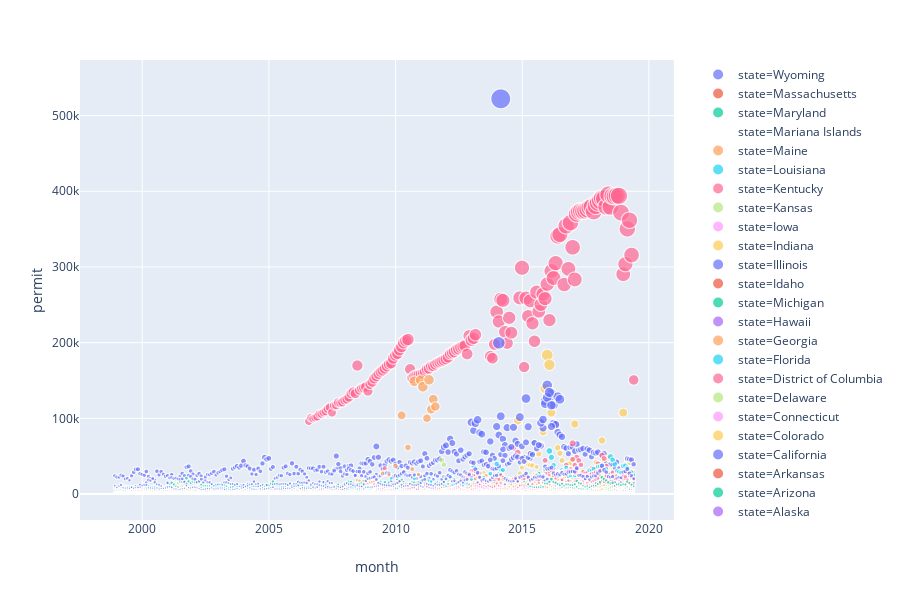

The code cell stored with this chart in its notebook:
### Code cell
# Create animated plot a la Hans Roslin mode... source https://mlwhiz.com/blog/2019/05/05/plotly_express/
import plotly_express as px

# Replacing NaN to 0 in df as some date may have NaN
df_fa_s['permit']=df_fa_s['permit'].replace(np.nan, 0)

permits_by_states=df_fa_s[['month','year','state','permit']]
df_fa_s = df_fa_s.reset_index(drop=True)
#permits_by_states
#Converting month from object to integer
#df_fa_s['month'].astype(int)

#df_fa_s
#px.scatter(permits_by_states,x='month',y='permit')

# px.scatter(permits_by_states,x='month',y='permit',color='state')

# px.scatter(permits_by_states,x='month',y='permit',color='state')

px.scatter(permits_by_states,x='month',y='permit',color='state',size='permit')

#px.scatter(permits_by_states,x='year',y='permit',color='state',size='permit',symbol='state',animation_frame='year', animation_group='state',range_x=[0,25],range_y=[0,500000],text='state')

#df_fa_s.dtypes

### Figure 1 — Plotly figure (JSON) as saved in the notebook; plotly's stock layout.template omitted (floating-point values rounded to 4 significant figures; data arrays with more than 128 entries replaced by an {"elided": "..."} marker saying what was removed)
{"data": [{"hoverlabel": {"namelength": 0}, "hovertemplate": "state=Wyoming<br>month=%{x}<br>permit=%{marker.size}", "legendgroup": "state=Wyoming", "marker": {"color": "#636efa", "size": {"elided": "248 int values"}, "sizemode": "area", "sizeref": 1305.0, "symbol": "circle"}, "mode": "markers", "name": "state=Wyoming", "showlegend": true, "type": "scattergl", "x": {"elided": "248 str values"}, "xaxis": "x", "y": {"elided": "248 int values"}, "yaxis": "y"}, {"hoverlabel": {"namelength": 0}, "hovertemplate": "state=Massachusetts<br>month=%{x}<br>permit=%{marker.size}", "legendgroup": "state=Massachusetts", "marker": {"color": "#EF553B", "size": {"elided": "248 int values"}, "sizemode": "area", "sizeref": 1305.0, "symbol": "circle"}, "mode": "markers", "name": "state=Massachusetts", "showlegend": true, "type": "scattergl", "x": {"elided": "248 str values"}, "xaxis": "x", "y": {"elided": "248 int values"}, "yaxis": "y"}, {"hoverlabel": {"namelength": 0}, "hovertemplate": "state=Maryland<br>month=%{x}<br>permit=%{marker.size}", "legendgroup": "state=Maryland", "marker": {"color": "#00cc96", "size": {"elided": "248 int values"}, "sizemode": "area", "sizeref": 1305.0, "symbol": "circle"}, "mode": "markers", "name": "state=Maryland", "showlegend": true, "type": "scattergl", "x": {"elided": "248 str values"}, "xaxis": "x", "y": {"elided": "248 int values"}, "yaxis": "y"}, {"hoverlabel": {"namelength": 0}, "hovertemplate": "state=Mariana Islands<br>month=%{x}<br>permit=%{marker.size}", "legendgroup": "state=Mariana Islands", "marker": {"color": "#ab63fa", "size": {"elided": "248 int values"}, "sizemode": "area", "sizeref": 1305.0, "symbol": "circle"}, "mode": "markers", "name": "state=Mariana Islands", "showlegend": true, "type": "scattergl", "x": {"elided": "248 str values"}, "xaxis": "x", "y": {"elided": "248 int values"}, "yaxis": "y"}, {"hoverlabel": {"namelength": 0}, "hovertemplate": "state=Maine<br>month=%{x}<br>permit=%{marker.size}", "legendgroup": "state=Maine", "marker": {"color": "#FFA15A", "size": {"elided": "248 int values"}, "sizemode": "area", "sizeref": 1305.0, "symbol": "circle"}, "mode": "markers", "name": "state=Maine", "showlegend": true, "type": "scattergl", "x": {"elided": "248 str values"}, "xaxis": "x", "y": {"elided": "248 int values"}, "yaxis": "y"}, {"hoverlabel": {"namelength": 0}, "hovertemplate": "state=Louisiana<br>month=%{x}<br>permit=%{marker.size}", "legendgroup": "state=Louisiana", "marker": {"color": "#19d3f3", "size": {"elided": "248 int values"}, "sizemode": "area", "sizeref": 1305.0, "symbol": "circle"}, "mode": "markers", "name": "state=Louisiana", "showlegend": true, "type": "scattergl", "x": {"elided": "248 str values"}, "xaxis": "x", "y": {"elided": "248 int values"}, "yaxis": "y"}, {"hoverlabel": {"namelength": 0}, "hovertemplate": "state=Kentucky<br>month=%{x}<br>permit=%{marker.size}", "legendgroup": "state=Kentucky", "marker": {"color": "#FF6692", "size": {"elided": "248 int values"}, "sizemode": "area", "sizeref": 1305.0, "symbol": "circle"}, "mode": "markers", "name": "state=Kentucky", "showlegend": true, "type": "scattergl", "x": {"elided": "248 str values"}, "xaxis": "x", "y": {"elided": "248 int values"}, "yaxis": "y"}, {"hoverlabel": {"namelength": 0}, "hovertemplate": "state=Kansas<br>month=%{x}<br>permit=%{marker.size}", "legendgroup": "state=Kansas", "marker": {"color": "#B6E880", "size": {"elided": "248 int values"}, "sizemode": "area", "sizeref": 1305.0, "symbol": "circle"}, "mode": "markers", "name": "state=Kansas", "showlegend": true, "type": "scattergl", "x": {"elided": "248 str values"}, "xaxis": "x", "y": {"elided": "248 int values"}, "yaxis": "y"}, {"hoverlabel": {"namelength": 0}, "hovertemplate": "state=Iowa<br>month=%{x}<br>permit=%{marker.size}", "legendgroup": "state=Iowa", "marker": {"color": "#FF97FF", "size": {"elided": "248 int values"}, "sizemode": "area", "sizeref": 1305.0, "symbol": "circle"}, "mode": "markers", "name": "state=Iowa", "showlegend": true, "type": "scattergl", "x": {"elided": "248 str values"}, "xaxis": "x", "y": {"elided": "248 int values"}, "yaxis": "y"}, {"hoverlabel": {"namelength": 0}, "hovertemplate": "state=Indiana<br>month=%{x}<br>permit=%{marker.size}", "legendgroup": "state=Indiana", "marker": {"color": "#FECB52", "size": {"elided": "248 int values"}, "sizemode": "area", "sizeref": 1305.0, "symbol": "circle"}, "mode": "markers", "name": "state=Indiana", "showlegend": true, "type": "scattergl", "x": {"elided": "248 str values"}, "xaxis": "x", "y": {"elided": "248 int values"}, "yaxis": "y"}, {"hoverlabel": {"namelength": 0}, "hovertemplate": "state=Illinois<br>month=%{x}<br>permit=%{marker.size}", "legendgroup": "state=Illinois", "marker": {"color": "#636efa", "size": {"elided": "248 int values"}, "sizemode": "area", "sizeref": 1305.0, "symbol": "circle"}, "mode": "markers", "name": "state=Illinois", "showlegend": true, "type": "scattergl", "x": {"elided": "248 str values"}, "xaxis": "x", "y": {"elided": "248 int values"}, "yaxis": "y"}, {"hoverlabel": {"namelength": 0}, "hovertemplate": "state=Idaho<br>month=%{x}<br>permit=%{marker.size}", "legendgroup": "state=Idaho", "marker": {"color": "#EF553B", "size": {"elided": "248 int values"}, "sizemode": "area", "sizeref": 1305.0, "symbol": "circle"}, "mode": "markers", "name": "state=Idaho", "showlegend": true, "type": "scattergl", "x": {"elided": "248 str values"}, "xaxis": "x", "y": {"elided": "248 int values"}, "yaxis": "y"}, {"hoverlabel": {"namelength": 0}, "hovertemplate": "state=Michigan<br>month=%{x}<br>permit=%{marker.size}", "legendgroup": "state=Michigan", "marker": {"color": "#00cc96", "size": {"elided": "248 int values"}, "sizemode": "area", "sizeref": 1305.0, "symbol": "circle"}, "mode": "markers", "name": "state=Michigan", "showlegend": true, "type": "scattergl", "x": {"elided": "248 str values"}, "xaxis": "x", "y": {"elided": "248 int values"}, "yaxis": "y"}, {"hoverlabel": {"namelength": 0}, "hovertemplate": "state=Hawaii<br>month=%{x}<br>permit=%{marker.size}", "legendgroup": "state=Hawaii", "marker": {"color": "#ab63fa", "size": {"elided": "248 int values"}, "sizemode": "area", "sizeref": 1305.0, "symbol": "circle"}, "mode": "markers", "name": "state=Hawaii", "showlegend": true, "type": "scattergl", "x": {"elided": "248 str values"}, "xaxis": "x", "y": {"elided": "248 int values"}, "yaxis": "y"}, {"hoverlabel": {"namelength": 0}, "hovertemplate": "state=Georgia<br>month=%{x}<br>permit=%{marker.size}", "legendgroup": "state=Georgia", "marker": {"color": "#FFA15A", "size": {"elided": "248 int values"}, "sizemode": "area", "sizeref": 1305.0, "symbol": "circle"}, "mode": "markers", "name": "state=Georgia", "showlegend": true, "type": "scattergl", "x": {"elided": "248 str values"}, "xaxis": "x", "y": {"elided": "248 int values"}, "yaxis": "y"}, {"hoverlabel": {"namelength": 0}, "hovertemplate": "state=Florida<br>month=%{x}<br>permit=%{marker.size}", "legendgroup": "state=Florida", "marker": {"color": "#19d3f3", "size": {"elided": "248 int values"}, "sizemode": "area", "sizeref": 1305.0, "symbol": "circle"}, "mode": "markers", "name": "state=Florida", "showlegend": true, "type": "scattergl", "x": {"elided": "248 str values"}, "xaxis": "x", "y": {"elided": "248 int values"}, "yaxis": "y"}, {"hoverlabel": {"namelength": 0}, "hovertemplate": "state=District of Columbia<br>month=%{x}<br>permit=%{marker.size}", "legendgroup": "state=District of Columbia", "marker": {"color": "#FF6692", "size": {"elided": "248 int values"}, "sizemode": "area", "sizeref": 1305.0, "symbol": "circle"}, "mode": "markers", "name": "state=District of Columbia", "showlegend": true, "type": "scattergl", "x": {"elided": "248 str values"}, "xaxis": "x", "y": {"elided": "248 int values"}, "yaxis": "y"}, {"hoverlabel": {"namelength": 0}, "hovertemplate": "state=Delaware<br>month=%{x}<br>permit=%{marker.size}", "legendgroup": "state=Delaware", "marker": {"color": "#B6E880", "size": {"elided": "248 int values"}, "sizemode": "area", "sizeref": 1305.0, "symbol": "circle"}, "mode": "markers", "name": "state=Delaware", "showlegend": true, "type": "scattergl", "x": {"elided": "248 str values"}, "xaxis": "x", "y": {"elided": "248 int values"}, "yaxis": "y"}, {"hoverlabel": {"namelength": 0}, "hovertemplate": "state=Connecticut<br>month=%{x}<br>permit=%{marker.size}", "legendgroup": "state=Connecticut", "marker": {"color": "#FF97FF", "size": {"elided": "248 int values"}, "sizemode": "area", "sizeref": 1305.0, "symbol": "circle"}, "mode": "markers", "name": "state=Connecticut", "showlegend": true, "type": "scattergl", "x": {"elided": "248 str values"}, "xaxis": "x", "y": {"elided": "248 int values"}, "yaxis": "y"}, {"hoverlabel": {"namelength": 0}, "hovertemplate": "state=Colorado<br>month=%{x}<br>permit=%{marker.size}", "legendgroup": "state=Colorado", "marker": {"color": "#FECB52", "size": {"elided": "248 int values"}, "sizemode": "area", "sizeref": 1305.0, "symbol": "circle"}, "mode": "markers", "name": "state=Colorado", "showlegend": true, "type": "scattergl", "x": {"elided": "248 str values"}, "xaxis": "x", "y": {"elided": "248 int values"}, "yaxis": "y"}, {"hoverlabel": {"namelength": 0}, "hovertemplate": "state=California<br>month=%{x}<br>permit=%{marker.size}", "legendgroup": "state=California", "marker": {"color": "#636efa", "size": {"elided": "248 int values"}, "sizemode": "area", "sizeref": 1305.0, "symbol": "circle"}, "mode": "markers", "name": "state=California", "showlegend": true, "type": "scattergl", "x": {"elided": "248 str values"}, "xaxis": "x", "y": {"elided": "248 int values"}, "yaxis": "y"}, {"hoverlabel": {"namelength": 0}, "hovertemplate": "state=Arkansas<br>month=%{x}<br>permit=%{marker.size}", "legendgroup": "state=Arkansas", "marker": {"color": "#EF553B", "size": {"elided": "248 int values"}, "sizemode": "area", "sizeref": 1305.0, "symbol": "circle"}, "mode": "markers", "name": "state=Arkansas", "showlegend": true, "type": "scattergl", "x": {"elided": "248 str values"}, "xaxis": "x", "y": {"elided": "248 int values"}, "yaxis": "y"}, {"hoverlabel": {"namelength": 0}, "hovertemplate": "state=Arizona<br>month=%{x}<br>permit=%{marker.size}", "legendgroup": "state=Arizona", "marker": {"color": "#00cc96", "size": {"elided": "248 int values"}, "sizemode": "area", "sizeref": 1305.0, "symbol": "circle"}, "mode": "markers", "name": "state=Arizona", "showlegend": true, "type": "scattergl", "x": {"elided": "248 str values"}, "xaxis": "x", "y": {"elided": "248 int values"}, "yaxis": "y"}, {"hoverlabel": {"namelength": 0}, "hovertemplate": "state=Alaska<br>month=%{x}<br>permit=%{marker.size}", "legendgroup": "state=Alaska", "marker": {"color": "#ab63fa", "size": {"elided": "248 int values"}, "sizemode": "area", "sizeref": 1305.0, "symbol": "circle"}, "mode": "markers", "name": "state=Alaska", "showlegend": true, "type": "scattergl", "x": {"elided": "248 str values"}, "xaxis": "x", "y": {"elided": "248 int values"}, "yaxis": "y"}, {"hoverlabel": {"namelength": 0}, "hovertemplate": "state=Alabama<br>month=%{x}<br>permit=%{marker.size}", "legendgroup": "state=Alabama", "marker": {"color": "#FFA15A", "size": {"elided": "248 int values"}, "sizemode": "area", "sizeref": 1305.0, "symbol": "circle"}, "mode": "markers", "name": "state=Alabama", "showlegend": true, "type": "scattergl", "x": {"elided": "248 str values"}, "xaxis": "x", "y": {"elided": "248 int values"}, "yaxis": "y"}, {"hoverlabel": {"namelength": 0}, "hovertemplate": "state=Guam<br>month=%{x}<br>permit=%{marker.size}", "legendgroup": "state=Guam", "marker": {"color": "#19d3f3", "size": {"elided": "248 int values"}, "sizemode": "area", "sizeref": 1305.0, "symbol": "circle"}, "mode": "markers", "name": "state=Guam", "showlegend": true, "type": "scattergl", "x": {"elided": "248 str values"}, "xaxis": "x", "y": {"elided": "248 int values"}, "yaxis": "y"}, {"hoverlabel": {"namelength": 0}, "hovertemplate": "state=Minnesota<br>month=%{x}<br>permit=%{marker.size}", "legendgroup": "state=Minnesota", "marker": {"color": "#FF6692", "size": {"elided": "248 int values"}, "sizemode": "area", "sizeref": 1305.0, "symbol": "circle"}, "mode": "markers", "name": "state=Minnesota", "showlegend": true, "type": "scattergl", "x": {"elided": "248 str values"}, "xaxis": "x", "y": {"elided": "248 int values"}, "yaxis": "y"}, {"hoverlabel": {"namelength": 0}, "hovertemplate": "state=Wisconsin<br>month=%{x}<br>permit=%{marker.size}", "legendgroup": "state=Wisconsin", "marker": {"color": "#B6E880", "size": {"elided": "248 int values"}, "sizemode": "area", "sizeref": 1305.0, "symbol": "circle"}, "mode": "markers", "name": "state=Wisconsin", "showlegend": true, "type": "scattergl", "x": {"elided": "248 str values"}, "xaxis": "x", "y": {"elided": "248 int values"}, "yaxis": "y"}, {"hoverlabel": {"namelength": 0}, "hovertemplate": "state=Missouri<br>month=%{x}<br>permit=%{marker.size}", "legendgroup": "state=Missouri", "marker": {"color": "#FF97FF", "size": {"elided": "248 int values"}, "sizemode": "area", "sizeref": 1305.0, "symbol": "circle"}, "mode": "markers", "name": "state=Missouri", "showlegend": true, "type": "scattergl", "x": {"elided": "248 str values"}, "xaxis": "x", "y": {"elided": "248 int values"}, "yaxis": "y"}, {"hoverlabel": {"namelength": 0}, "hovertemplate": "state=West Virginia<br>month=%{x}<br>permit=%{marker.size}", "legendgroup": "state=West Virginia", "marker": {"color": "#FECB52", "size": {"elided": "248 int values"}, "sizemode": "area", "sizeref": 1305.0, "symbol": "circle"}, "mode": "markers", "name": "state=West Virginia", "showlegend": true, "type": "scattergl", "x": {"elided": "248 str values"}, "xaxis": "x", "y": {"elided": "248 int values"}, "yaxis": "y"}, {"hoverlabel": {"namelength": 0}, "hovertemplate": "state=Washington<br>month=%{x}<br>permit=%{marker.size}", "legendgroup": "state=Washington", "marker": {"color": "#636efa", "size": {"elided": "248 int values"}, "sizemode": "area", "sizeref": 1305.0, "symbol": "circle"}, "mode": "markers", "name": "state=Washington", "showlegend": true, "type": "scattergl", "x": {"elided": "248 str values"}, "xaxis": "x", "y": {"elided": "248 int values"}, "yaxis": "y"}, {"hoverlabel": {"namelength": 0}, "hovertemplate": "state=Virginia<br>month=%{x}<br>permit=%{marker.size}", "legendgroup": "state=Virginia", "marker": {"color": "#EF553B", "size": {"elided": "248 int values"}, "sizemode": "area", "sizeref": 1305.0, "symbol": "circle"}, "mode": "markers", "name": "state=Virginia", "showlegend": true, "type": "scattergl", "x": {"elided": "248 str values"}, "xaxis": "x", "y": {"elided": "248 int values"}, "yaxis": "y"}, {"hoverlabel": {"namelength": 0}, "hovertemplate": "state=Virgin Islands<br>month=%{x}<br>permit=%{marker.size}", "legendgroup": "state=Virgin Islands", "marker": {"color": "#00cc96", "size": {"elided": "248 int values"}, "sizemode": "area", "sizeref": 1305.0, "symbol": "circle"}, "mode": "markers", "name": "state=Virgin Islands", "showlegend": true, "type": "scattergl", "x": {"elided": "248 str values"}, "xaxis": "x", "y": {"elided": "248 int values"}, "yaxis": "y"}, {"hoverlabel": {"namelength": 0}, "hovertemplate": "state=Vermont<br>month=%{x}<br>permit=%{marker.size}", "legendgroup": "state=Vermont", "marker": {"color": "#ab63fa", "size": {"elided": "248 int values"}, "sizemode": "area", "sizeref": 1305.0, "symbol": "circle"}, "mode": "markers", "name": "state=Vermont", "showlegend": true, "type": "scattergl", "x": {"elided": "248 str values"}, "xaxis": "x", "y": {"elided": "248 int values"}, "yaxis": "y"}, {"hoverlabel": {"namelength": 0}, "hovertemplate": "state=Utah<br>month=%{x}<br>permit=%{marker.size}", "legendgroup": "state=Utah", "marker": {"color": "#FFA15A", "size": {"elided": "248 int values"}, "sizemode": "area", "sizeref": 1305.0, "symbol": "circle"}, "mode": "markers", "name": "state=Utah", "showlegend": true, "type": "scattergl", "x": {"elided": "248 str values"}, "xaxis": "x", "y": {"elided": "248 int values"}, "yaxis": "y"}, {"hoverlabel": {"namelength": 0}, "hovertemplate": "state=Texas<br>month=%{x}<br>permit=%{marker.size}", "legendgroup": "state=Texas", "marker": {"color": "#19d3f3", "size": {"elided": "248 int values"}, "sizemode": "area", "sizeref": 1305.0, "symbol": "circle"}, "mode": "markers", "name": "state=Texas", "showlegend": true, "type": "scattergl", "x": {"elided": "248 str values"}, "xaxis": "x", "y": {"elided": "248 int values"}, "yaxis": "y"}, {"hoverlabel": {"namelength": 0}, "hovertemplate": "state=Tennessee<br>month=%{x}<br>permit=%{marker.size}", "legendgroup": "state=Tennessee", "marker": {"color": "#FF6692", "size": {"elided": "248 int values"}, "sizemode": "area", "sizeref": 1305.0, "symbol": "circle"}, "mode": "markers", "name": "state=Tennessee", "showlegend": true, "type": "scattergl", "x": {"elided": "248 str values"}, "xaxis": "x", "y": {"elided": "248 int values"}, "yaxis": "y"}, {"hoverlabel": {"namelength": 0}, "hovertemplate": "state=South Dakota<br>month=%{x}<br>permit=%{marker.size}", "legendgroup": "state=South Dakota", "marker": {"color": "#B6E880", "size": {"elided": "248 int values"}, "sizemode": "area", "sizeref": 1305.0, "symbol": "circle"}, "mode": "markers", "name": "state=South Dakota", "showlegend": true, "type": "scattergl", "x": {"elided": "248 str values"}, "xaxis": "x", "y": {"elided": "248 int values"}, "yaxis": "y"}, {"hoverlabel": {"namelength": 0}, "hovertemplate": "state=South Carolina<br>month=%{x}<br>permit=%{marker.size}", "legendgroup": "state=South Carolina", "marker": {"color": "#FF97FF", "size": {"elided": "248 int values"}, "sizemode": "area", "sizeref": 1305.0, "symbol": "circle"}, "mode": "markers", "name": "state=South Carolina", "showlegend": true, "type": "scattergl", "x": {"elided": "248 str values"}, "xaxis": "x", "y": {"elided": "248 int values"}, "yaxis": "y"}, {"hoverlabel": {"namelength": 0}, "hovertemplate": "state=Rhode Island<br>month=%{x}<br>permit=%{marker.size}", "legendgroup": "state=Rhode Island", "marker": {"color": "#FECB52", "size": {"elided": "248 int values"}, "sizemode": "area", "sizeref": 1305.0, "symbol": "circle"}, "mode": "markers", "name": "state=Rhode Island", "showlegend": true, "type": "scattergl", "x": {"elided": "248 str values"}, "xaxis": "x", "y": {"elided": "248 int values"}, "yaxis": "y"}, {"hoverlabel": {"namelength": 0}, "hovertemplate": "state=Puerto Rico<br>month=%{x}<br>permit=%{marker.size}", "legendgroup": "state=Puerto Rico", "marker": {"color": "#636efa", "size": {"elided": "248 int values"}, "sizemode": "area", "sizeref": 1305.0, "symbol": "circle"}, "mode": "markers", "name": "state=Puerto Rico", "showlegend": true, "type": "scattergl", "x": {"elided": "248 str values"}, "xaxis": "x", "y": {"elided": "248 int values"}, "yaxis": "y"}, {"hoverlabel": {"namelength": 0}, "hovertemplate": "state=Mississippi<br>month=%{x}<br>permit=%{marker.size}", "legendgroup": "state=Mississippi", "marker": {"color": "#EF553B", "size": {"elided": "248 int values"}, "sizemode": "area", "sizeref": 1305.0, "symbol": "circle"}, "mode": "markers", "name": "state=Mississippi", "showlegend": true, "type": "scattergl", "x": {"elided": "248 str values"}, "xaxis": "x", "y": {"elided": "248 int values"}, "yaxis": "y"}, {"hoverlabel": {"namelength": 0}, "hovertemplate": "state=Oregon<br>month=%{x}<br>permit=%{marker.size}", "legendgroup": "state=Oregon", "marker": {"color": "#00cc96", "size": {"elided": "248 int values"}, "sizemode": "area", "sizeref": 1305.0, "symbol": "circle"}, "mode": "markers", "name": "state=Oregon", "showlegend": true, "type": "scattergl", "x": {"elided": "248 str values"}, "xaxis": "x", "y": {"elided": "248 int values"}, "yaxis": "y"}, {"hoverlabel": {"namelength": 0}, "hovertemplate": "state=Montana<br>month=%{x}<br>permit=%{marker.size}", "legendgroup": "state=Montana", "marker": {"color": "#ab63fa", "size": {"elided": "248 int values"}, "sizemode": "area", "sizeref": 1305.0, "symbol": "circle"}, "mode": "markers", "name": "state=Montana", "showlegend": true, "type": "scattergl", "x": {"elided": "248 str values"}, "xaxis": "x", "y": {"elided": "248 int values"}, "yaxis": "y"}, {"hoverlabel": {"namelength": 0}, "hovertemplate": "state=Nebraska<br>month=%{x}<br>permit=%{marker.size}", "legendgroup": "state=Nebraska", "marker": {"color": "#FFA15A", "size": {"elided": "248 int values"}, "sizemode": "area", "sizeref": 1305.0, "symbol": "circle"}, "mode": "markers", "name": "state=Nebraska", "showlegend": true, "type": "scattergl", "x": {"elided": "248 str values"}, "xaxis": "x", "y": {"elided": "248 int values"}, "yaxis": "y"}, {"hoverlabel": {"namelength": 0}, "hovertemplate": "state=Nevada<br>month=%{x}<br>permit=%{marker.size}", "legendgroup": "state=Nevada", "marker": {"color": "#19d3f3", "size": {"elided": "248 int values"}, "sizemode": "area", "sizeref": 1305.0, "symbol": "circle"}, "mode": "markers", "name": "state=Nevada", "showlegend": true, "type": "scattergl", "x": {"elided": "248 str values"}, "xaxis": "x", "y": {"elided": "248 int values"}, "yaxis": "y"}, {"hoverlabel": {"namelength": 0}, "hovertemplate": "state=Pennsylvania<br>month=%{x}<br>permit=%{marker.size}", "legendgroup": "state=Pennsylvania", "marker": {"color": "#FF6692", "size": {"elided": "248 int values"}, "sizemode": "area", "sizeref": 1305.0, "symbol": "circle"}, "mode": "markers", "name": "state=Pennsylvania", "showlegend": true, "type": "scattergl", "x": {"elided": "248 str values"}, "xaxis": "x", "y": {"elided": "248 int values"}, "yaxis": "y"}, {"hoverlabel": {"namelength": 0}, "hovertemplate": "state=New Jersey<br>month=%{x}<br>permit=%{marker.size}", "legendgroup": "state=New Jersey", "marker": {"color": "#B6E880", "size": {"elided": "248 int values"}, "sizemode": "area", "sizeref": 1305.0, "symbol": "circle"}, "mode": "markers", "name": "state=New Jersey", "showlegend": true, "type": "scattergl", "x": {"elided": "248 str values"}, "xaxis": "x", "y": {"elided": "248 int values"}, "yaxis": "y"}, {"hoverlabel": {"namelength": 0}, "hovertemplate": "state=New Hampshire<br>month=%{x}<br>permit=%{marker.size}", "legendgroup": "state=New Hampshire", "marker": {"color": "#FF97FF", "size": {"elided": "248 int values"}, "sizemode": "area", "sizeref": 1305.0, "symbol": "circle"}, "mode": "markers", "name": "state=New Hampshire", "showlegend": true, "type": "scattergl", "x": {"elided": "248 str values"}, "xaxis": "x", "y": {"elided": "248 int values"}, "yaxis": "y"}, {"hoverlabel": {"namelength": 0}, "hovertemplate": "state=New York<br>month=%{x}<br>permit=%{marker.size}", "legendgroup": "state=New York", "marker": {"color": "#FECB52", "size": {"elided": "248 int values"}, "sizemode": "area", "sizeref": 1305.0, "symbol": "circle"}, "mode": "markers", "name": "state=New York", "showlegend": true, "type": "scattergl", "x": {"elided": "248 str values"}, "xaxis": "x", "y": {"elided": "248 int values"}, "yaxis": "y"}, {"hoverlabel": {"namelength": 0}, "hovertemplate": "state=North Carolina<br>month=%{x}<br>permit=%{marker.size}", "legendgroup": "state=North Carolina", "marker": {"color": "#636efa", "size": {"elided": "248 int values"}, "sizemode": "area", "sizeref": 1305.0, "symbol": "circle"}, "mode": "markers", "name": "state=North Carolina", "showlegend": true, "type": "scattergl", "x": {"elided": "248 str values"}, "xaxis": "x", "y": {"elided": "248 int values"}, "yaxis": "y"}, {"hoverlabel": {"namelength": 0}, "hovertemplate": "state=North Dakota<br>month=%{x}<br>permit=%{marker.size}", "legendgroup": "state=North Dakota", "marker": {"color": "#EF553B", "size": {"elided": "248 int values"}, "sizemode": "area", "sizeref": 1305.0, "symbol": "circle"}, "mode": "markers", "name": "state=North Dakota", "showlegend": true, "type": "scattergl", "x": {"elided": "248 str values"}, "xaxis": "x", "y": {"elided": "248 int values"}, "yaxis": "y"}, {"hoverlabel": {"namelength": 0}, "hovertemplate": "state=Ohio<br>month=%{x}<br>permit=%{marker.size}", "legendgroup": "state=Ohio", "marker": {"color": "#00cc96", "size": {"elided": "248 int values"}, "sizemode": "area", "sizeref": 1305.0, "symbol": "circle"}, "mode": "markers", "name": "state=Ohio", "showlegend": true, "type": "scattergl", "x": {"elided": "248 str values"}, "xaxis": "x", "y": {"elided": "248 int values"}, "yaxis": "y"}, {"hoverlabel": {"namelength": 0}, "hovertemplate": "state=Oklahoma<br>month=%{x}<br>permit=%{marker.size}", "legendgroup": "state=Oklahoma", "marker": {"color": "#ab63fa", "size": {"elided": "248 int values"}, "sizemode": "area", "sizeref": 1305.0, "symbol": "circle"}, "mode": "markers", "name": "state=Oklahoma", "showlegend": true, "type": "scattergl", "x": {"elided": "248 str values"}, "xaxis": "x", "y": {"elided": "248 int values"}, "yaxis": "y"}, {"hoverlabel": {"namelength": 0}, "hovertemplate": "state=New Mexico<br>month=%{x}<br>permit=%{marker.size}", "legendgroup": "state=New Mexico", "marker": {"color": "#FFA15A", "size": {"elided": "248 int values"}, "sizemode": "area", "sizeref": 1305.0, "symbol": "circle"}, "mode": "markers", "name": "state=New Mexico", "showlegend": true, "type": "scattergl", "x": {"elided": "248 str values"}, "xaxis": "x", "y": {"elided": "248 int values"}, "yaxis": "y"}], "layout": {"height": 600, "legend": {"itemsizing": "constant", "tracegroupgap": 0}, "margin": {"t": 60}, "xaxis": {"anchor": "y", "domain": [0, 0.98], "title": {"text": "month"}}, "yaxis": {"anchor": "x", "domain": [0, 1], "title": {"text": "permit"}}}}
